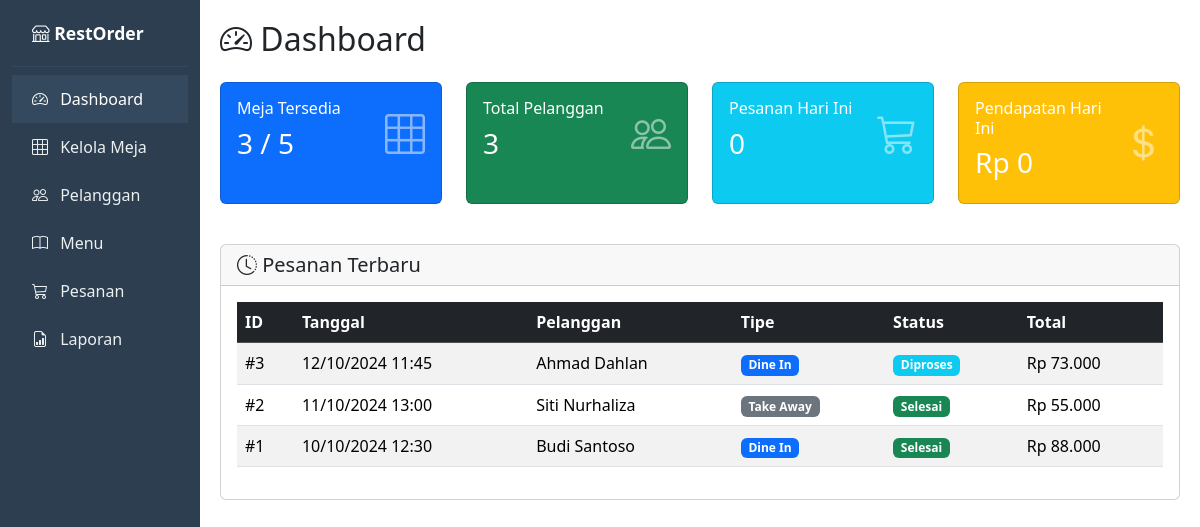
The page / on the database its author committed.
### tables this page shows
CREATE TABLE IF NOT EXISTS pesanan (
    id              INT UNSIGNED AUTO_INCREMENT PRIMARY KEY,
    pelanggan_id    INT UNSIGNED NOT NULL,
    meja_id         INT UNSIGNED DEFAULT NULL COMMENT 'NULL jika take-away',
    tipe_pesanan    ENUM('dine_in', 'take_away') NOT NULL DEFAULT 'dine_in',
    status_pesanan  ENUM('pending', 'diproses', 'selesai', 'dibatalkan') NOT NULL DEFAULT 'pending',
    biaya_layanan   DECIMAL(12, 2) NOT NULL DEFAULT 0.00 COMMENT 'Biaya layanan meja (dine-in only)',
    total           DECIMAL(12, 2) NOT NULL DEFAULT 0.00,
    tanggal_pesanan DATETIME NOT NULL DEFAULT CURRENT_TIMESTAMP,
    catatan         TEXT DEFAULT NULL,
    created_at      TIMESTAMP DEFAULT CURRENT_TIMESTAMP,
    updated_at      TIMESTAMP DEFAULT CURRENT_TIMESTAMP ON UPDATE CURRENT_TIMESTAMP,

    CONSTRAINT fk_pesanan_pelanggan FOREIGN KEY (pelanggan_id) REFERENCES pelanggan(id)
        ON DELETE RESTRICT ON UPDATE CASCADE,
    CONSTRAINT fk_pesanan_meja FOREIGN KEY (meja_id) REFERENCES meja(id)
        ON DELETE SET NULL ON UPDATE CASCADE
);

CREATE TABLE IF NOT EXISTS pelanggan (
    id          INT UNSIGNED AUTO_INCREMENT PRIMARY KEY,
    nama        VARCHAR(100) NOT NULL,
    no_telepon  VARCHAR(20) DEFAULT NULL,
    email       VARCHAR(100) DEFAULT NULL,
    alamat      TEXT DEFAULT NULL,
    created_at  TIMESTAMP DEFAULT CURRENT_TIMESTAMP,
    updated_at  TIMESTAMP DEFAULT CURRENT_TIMESTAMP ON UPDATE CURRENT_TIMESTAMP
);

### src/Controllers/DashboardController.php (called while the page is built, shortened)
<?php
class DashboardController extends BaseController
{
    public function index(): void
    {
        $totalMeja = $this->pdo->query("SELECT COUNT(*) FROM meja")->fetchColumn();
        $mejaTersedia = $this->pdo->query(
            "SELECT COUNT(*) FROM meja WHERE status = 'tersedia'"
        )->fetchColumn();
        $totalPelanggan = $this->pdo->query("SELECT COUNT(*) FROM pelanggan")->fetchColumn();
        $totalMenu = $this->pdo->query("SELECT COUNT(*) FROM menu WHERE tersedia = 1")->fetchColumn();
        $totalPesanan = $this->pdo->query("SELECT COUNT(*) FROM pesanan")->fetchColumn();
        $pesananHariIni = $this->pdo->query(
            "SELECT COUNT(*) FROM pesanan WHERE DATE(tanggal_pesanan) = CURDATE()"
        )->fetchColumn();
        $pendapatanHariIni = $this->pdo->query(
            "SELECT COALESCE(SUM(total), 0) FROM pesanan
             WHERE DATE(tanggal_pesanan) = CURDATE() AND status_pesanan != 'dibatalkan'"
        )->fetchColumn();
        $pesananTerbaru = $this->pdo->query(
            "SELECT p.*, pel.nama AS nama_pelanggan
             FROM pesanan p
             LEFT JOIN pelanggan pel ON p.pelanggan_id = pel.id
             ORDER BY p.tanggal_pesanan DESC LIMIT 5"
        )->fetchAll();
        $this->render('dashboard/index.php', [
            'pageTitle'        => 'Dashboard - Sistem Pemesanan Restoran',
            'currentPage'      => 'dashboard',
            'totalMeja'        => $totalMeja,
            'mejaTersedia'     => $mejaTersedia,
            'totalPelanggan'   => $totalPelanggan,
            'totalMenu'        => $totalMenu,
            'totalPesanan'     => $totalPesanan,
            'pesananHariIni'   => $pesananHariIni,
            'pendapatanHariIni' => $pendapatanHariIni,
            'pesananTerbaru'   => $pesananTerbaru,
        ]);
    }
}

### public/index.php (called while the page is built, shortened)
<?php
$pdo = require __DIR__ . '/../config/database.php';
$action = $_GET['action'] ?? 'index';
try {
    $controller = new $controllerClass($pdo);
    $controller->$action();
} catch (\Exception $e) {
    error_log($e->getMessage());
    http_response_code(500);
    echo "Terjadi kesalahan pada server. Silakan coba lagi.";
}

### views/dashboard/index.php (the view)
<h2 class="mb-4"><i class="bi bi-speedometer2"></i> Dashboard</h2>
<div class="row mb-4">
    <div class="col-md-3 mb-3">
        <div class="card text-white bg-primary h-100">
            <div class="card-body">
                <div class="d-flex justify-content-between align-items-center">
                    <div>
                        <h6 class="card-title">Meja Tersedia</h6>
                        <h3><?= $mejaTersedia ?> / <?= $totalMeja ?></h3>
                    </div>
                    <i class="bi bi-grid-3x3 fs-1 opacity-50"></i>
                </div>
            </div>
        </div>
    </div>
    <div class="col-md-3 mb-3">
        <div class="card text-white bg-success h-100">
            <div class="card-body">
                <div class="d-flex justify-content-between align-items-center">
                    <div>
                        <h6 class="card-title">Total Pelanggan</h6>
                        <h3><?= $totalPelanggan ?></h3>
                    </div>
                    <i class="bi bi-people fs-1 opacity-50"></i>
                </div>
            </div>
        </div>
    </div>
    <div class="col-md-3 mb-3">
        <div class="card text-white bg-info h-100">
            <div class="card-body">
                <div class="d-flex justify-content-between align-items-center">
                    <div>
                        <h6 class="card-title">Pesanan Hari Ini</h6>
                        <h3><?= $pesananHariIni ?></h3>
                    </div>
                    <i class="bi bi-cart3 fs-1 opacity-50"></i>
                </div>
            </div>
        </div>
    </div>
    <div class="col-md-3 mb-3">
        <div class="card text-white bg-warning h-100">
            <div class="card-body">
                <div class="d-flex justify-content-between align-items-center">
                    <div>
                        <h6 class="card-title">Pendapatan Hari Ini</h6>
                        <h3>Rp <?= number_format((float)$pendapatanHariIni, 0, ',', '.') ?></h3>
                    </div>
                    <i class="bi bi-currency-dollar fs-1 opacity-50"></i>
                </div>
            </div>
        </div>
    </div>
</div>
<div class="card">
    <div class="card-header">
        <h5 class="mb-0"><i class="bi bi-clock-history"></i> Pesanan Terbaru</h5>
    </div>
    <div class="card-body">
        <div class="table-responsive">
            <table class="table table-striped table-hover">
                <thead class="table-dark">
                    <tr>
                        <th>ID</th>
                        <th>Tanggal</th>
                        <th>Pelanggan</th>
                        <th>Tipe</th>
                        <th>Status</th>
                        <th>Total</th>
                    </tr>
                </thead>
                <tbody>
                    <?php if (empty($pesananTerbaru)): ?>
                        <tr><td colspan="6" class="text-center text-muted">Belum ada pesanan.</td></tr>
                    <?php else: ?>
                        <?php foreach ($pesananTerbaru as $p): ?>
                        <tr>
                            <td>#<?= $p['id'] ?></td>
                            <td><?= date('d/m/Y H:i', strtotime($p['tanggal_pesanan'])) ?></td>
                            <td><?= htmlspecialchars($p['nama_pelanggan']) ?></td>
                            <td>
                                <span class="badge bg-<?= $p['tipe_pesanan'] === 'dine_in' ? 'primary' : 'secondary' ?>">
                                    <?= $p['tipe_pesanan'] === 'dine_in' ? 'Dine In' : 'Take Away' ?>
                                </span>
                            </td>
                            <td>
                                <?php
                                $badgeClass = match($p['status_pesanan']) {
                                    'pending'    => 'bg-warning text-dark',
                                    'diproses'   => 'bg-info',
                                    'selesai'    => 'bg-success',
                                    'dibatalkan' => 'bg-danger',
                                    default      => 'bg-secondary',
                                };
                                ?>
                                <span class="badge <?= $badgeClass ?>"><?= ucfirst($p['status_pesanan']) ?></span>
                            </td>
                            <td>Rp <?= number_format((float)$p['total'], 0, ',', '.') ?></td>
                        </tr>
                        <?php endforeach; ?>
                    <?php endif; ?>
                </tbody>
            </table>
        </div>
    </div>
</div>

### src/Controllers/BaseController.php (shortened to what this page needs)
<?php
class BaseController
{
    public function __construct(PDO $pdo)
    {
        $this->pdo = $pdo;
    }
    protected function render(string $viewFile, array $data = []): void
    {
        extract($data);
        $viewPath = __DIR__ . '/../../views/' . $viewFile;
        if (file_exists($viewPath)) {
            require $viewPath;
        } else {
            echo "<p class='text-danger'>View tidak ditemukan: {$viewFile}</p>";
        }
        $content = ob_get_clean();
        require __DIR__ . '/../../views/layouts/main.php';
    }
}

### views/layouts/main.php (shortened to what this page needs)
<!DOCTYPE html>
<html lang="id">
<head>
    <link href="https://cdn.jsdelivr.net/npm/bootstrap@5.3.3/dist/css/bootstrap.min.css" rel="stylesheet">
    <link href="https://cdn.jsdelivr.net/npm/bootstrap-icons@1.11.3/font/bootstrap-icons.min.css" rel="stylesheet">
</head>
<body>
    <div class="container-fluid">
        <div class="row">
            <nav class="col-md-2 d-none d-md-block sidebar">
                <div class="sidebar-header">
                    <i class="bi bi-shop"></i> RestOrder
                </div>
                <ul class="nav flex-column mt-2">
                    <li class="nav-item">
                        <a class="nav-link <?= ($currentPage ?? '') === 'dashboard' ? 'active' : '' ?>"
                           href="?page=dashboard">
                            <i class="bi bi-speedometer2"></i> Dashboard
                        </a>
                    </li>
                    <li class="nav-item">
                        <a class="nav-link <?= ($currentPage ?? '') === 'meja' ? 'active' : '' ?>"
                           href="?page=meja">
                            <i class="bi bi-grid-3x3"></i> Kelola Meja
                        </a>
                    </li>
                    <li class="nav-item">
                        <a class="nav-link <?= ($currentPage ?? '') === 'pelanggan' ? 'active' : '' ?>"
                           href="?page=pelanggan">
                            <i class="bi bi-people"></i> Pelanggan
                        </a>
                    </li>
                    <li class="nav-item">
                        <a class="nav-link <?= ($currentPage ?? '') === 'menu' ? 'active' : '' ?>"
                           href="?page=menu">
                            <i class="bi bi-book"></i> Menu
                        </a>
                    </li>
                    <li class="nav-item">
                        <a class="nav-link <?= ($currentPage ?? '') === 'pesanan' ? 'active' : '' ?>"
                           href="?page=pesanan">
                            <i class="bi bi-cart3"></i> Pesanan
                        </a>
                    </li>
                    <li class="nav-item">
                        <a class="nav-link <?= ($currentPage ?? '') === 'laporan' ? 'active' : '' ?>"
                           href="?page=laporan">
                            <i class="bi bi-file-earmark-bar-graph"></i> Laporan
                        </a>
                    </li>
                </ul>
            </nav>
            <main class="col-md-10 ms-sm-auto content">
                <?= $content ?? '' ?>
            </main>
        </div>
    </div>
</body>
</html>

### views/layouts/main.php (style rules this page uses)
.sidebar { min-height: 100vh; background-color: #2c3e50; }
.sidebar .nav-link { color: #ecf0f1; padding: 12px 20px; }
.sidebar .nav-link:hover, .sidebar .nav-link.active { background-color: #34495e; color: #fff; }
.sidebar .nav-link i { margin-right: 8px; }
.sidebar-header { color: #fff; padding: 20px; font-size: 1.1rem; font-weight: bold; border-bottom: 1px solid #34495e; }
.content { padding: 20px; }
.sidebar { view-transition-name: sidebar; }
main.content { view-transition-name: content; }
.sidebar .nav-link { transition: background-color .2s ease; }

### rows shown on the page
pesanan: id "3", tanggal_pesanan "12/10/2024 11:45", pelanggan.nama "Ahmad Dahlan", tipe_pesanan "Dine In", status_pesanan "Diproses", total "73.000"
pesanan: id "2", tanggal_pesanan "11/10/2024 13:00", pelanggan.nama "Siti Nurhaliza", tipe_pesanan "Take Away", status_pesanan "Selesai", total "55.000"
pesanan: id "1", tanggal_pesanan "10/10/2024 12:30", pelanggan.nama "Budi Santoso", tipe_pesanan "Dine In", status_pesanan "Selesai", total "88.000"

### other values the page prints
$mejaTersedia "3"
$totalMeja "5"
$totalPelanggan "3"
$pesananHariIni "0"
$pendapatanHariIni "0"
